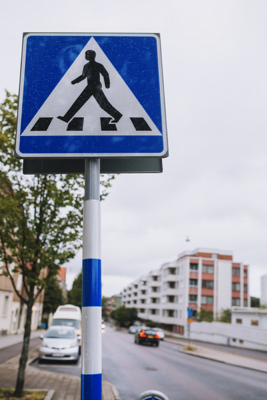
#> input picture ViolaJones/data/images/road125.png, 267 x 400 px; its folder holds only this picture in this run
$ python violajones.py
#> lines starting #> are read from the running program, lines starting #| are printed output that depends on the picture
import cv2
import os
import matplotlib.pyplot as plt
from utils import load_annotations
import random
from sklearn.metrics import confusion_matrix, classification_report
import seaborn as sn
import pandas as pd
import numpy as np
from skimage.transform import integral_image
from skimage.feature import haar_like_feature, haar_like_feature_coord, draw_haar_like_feature
from sklearn.ensemble import RandomForestClassifier
from sklearn.model_selection import train_test_split
from sklearn.metrics import roc_auc_score
from sklearn.neighbors import KNeighborsClassifier


def hasard():
    """
    return the 10 first image with object detected of speedlimitClassifier
    """
    box = ()
    made = 0
    i=0
    names = os.listdir('./data/images')
    classifier = cv2.CascadeClassifier("./data/speedlimitXML/classifier/cascade.xml")
    L = len(names)
    while made<10:
        name = names[i]
        filepath = "./data/images/" + name
        image_to_compare_with = cv2.imread(filepath)
#> image_to_compare_with is the input picture: shape (400, 267, 3); mean B, G, R 173.2, 160.9, 158.3
        image_to_compare_with_resized = cv2.resize(image_to_compare_with, (450, 450))
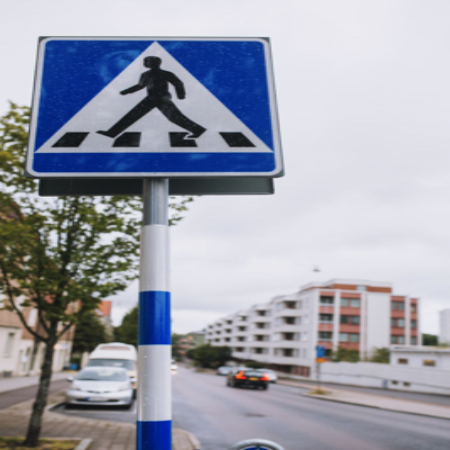
#> image_to_compare_with_resized: shape (450, 450, 3); mean B, G, R 173.1, 160.8, 158.2
        image_to_compare_with_grayscale = cv2.cvtColor(image_to_compare_with_resized, cv2.COLOR_BGR2GRAY)
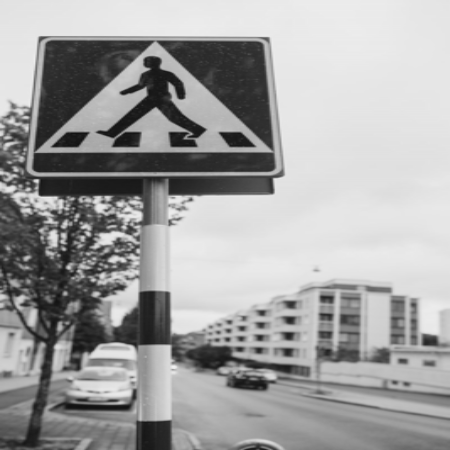
#> image_to_compare_with_grayscale: shape (450, 450); min 17, max 241, mean 161.4
        box = classifier.detectMultiScale(image_to_compare_with_grayscale)
#> box = ()
        i+=1
        if box != ():
            made+=1
            for(x,y,w,h) in box:
                resized=cv2.rectangle(image_to_compare_with_resized,(x,y),(x+w,y+h),(0,255,0),2)
                cv2.imshow('img',resized)
                cv2.waitKey(0)
                cv2.destroyAllWindows()

    return "Done"

# [21 lines left out: function choix, not called in this run]

#> (the run stopped early here; a loop or call above may not have finished)

$ run again, on ViolaJones/data/images/road257.png
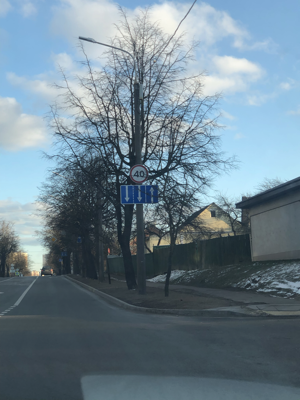
#> input picture ViolaJones/data/images/road257.png, 300 x 400 px
#> in hasard, image_to_compare_with is the input picture: shape (400, 300, 3); mean B, G, R 141.4, 129.1, 109.1
#> in hasard, `image_to_compare_with_resized = cv2.resize(image_to_compare_with, (450..`:
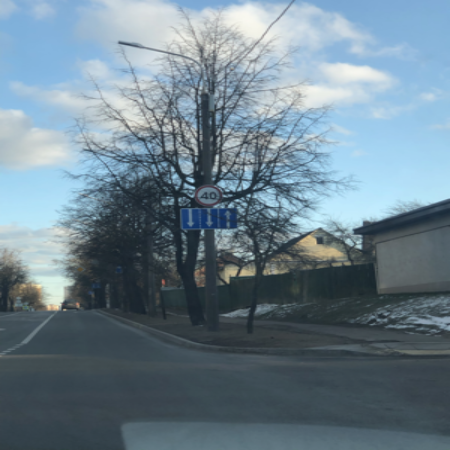
#> image_to_compare_with_resized: shape (450, 450, 3); mean B, G, R 141.3, 129, 109
#> in hasard, `image_to_compare_with_grayscale = cv2.cvtColor(image_to_compare_with_r..`:
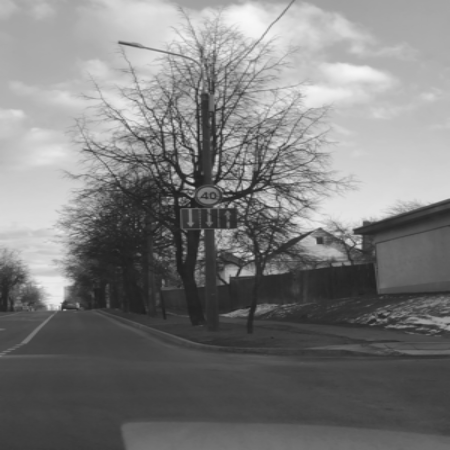
#> image_to_compare_with_grayscale: shape (450, 450); min 30, max 248, mean 124.4
#> box = ()

$ run again, on ViolaJones/data/images/road271.png
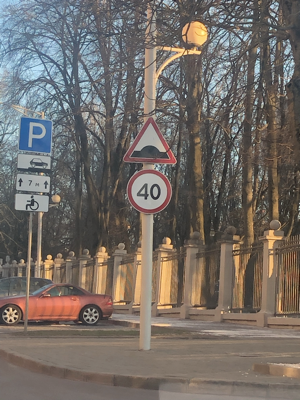
#> input picture ViolaJones/data/images/road271.png, 300 x 400 px
#> in hasard, image_to_compare_with is the input picture: shape (400, 300, 3); mean B, G, R 102.6, 108.2, 115.2
#> in hasard, `image_to_compare_with_resized = cv2.resize(image_to_compare_with, (450..`:
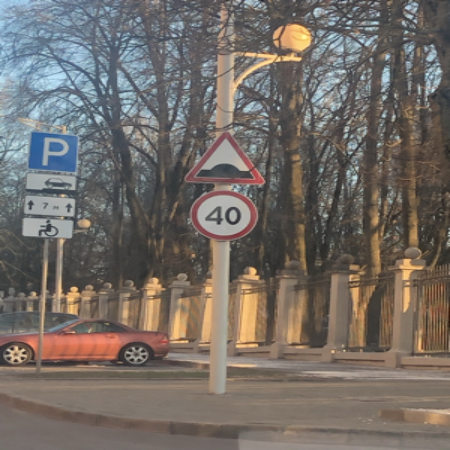
#> image_to_compare_with_resized: shape (450, 450, 3); mean B, G, R 102.5, 108.1, 115
#> in hasard, `image_to_compare_with_grayscale = cv2.cvtColor(image_to_compare_with_r..`:
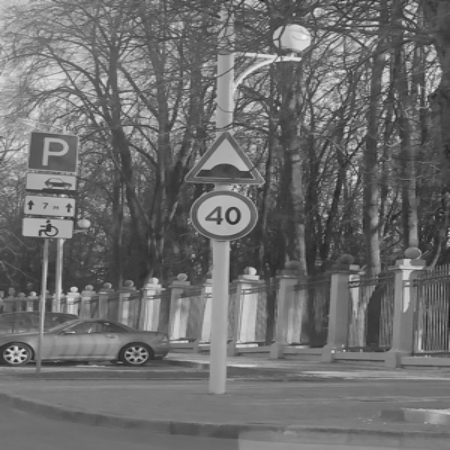
#> image_to_compare_with_grayscale: shape (450, 450); min 24, max 242, mean 109.6
#> box = [[194, 190, 53, 53]]

$ run again, on ViolaJones/data/images/road284.png
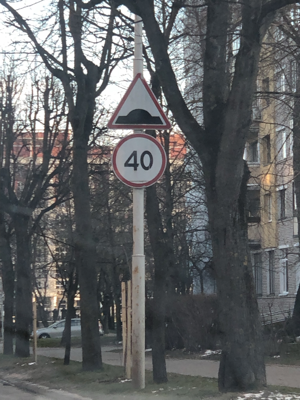
#> input picture ViolaJones/data/images/road284.png, 300 x 400 px
#> in hasard, image_to_compare_with is the input picture: shape (400, 300, 3); mean B, G, R 98.8, 97.4, 95.5
#> in hasard, `image_to_compare_with_resized = cv2.resize(image_to_compare_with, (450..`:
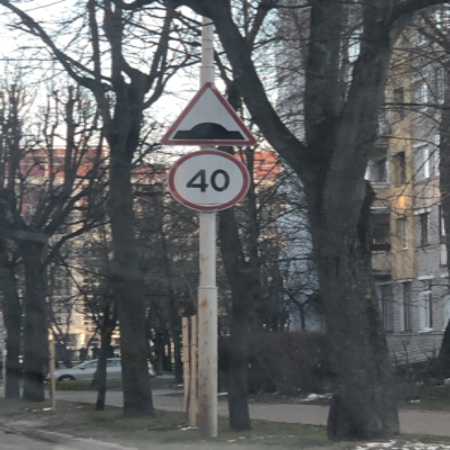
#> image_to_compare_with_resized: shape (450, 450, 3); mean B, G, R 98.6, 97.3, 95.4
#> box = [[171, 148, 65, 65], [197, 152, 57, 57]]

$ run again, on ViolaJones/data/images/road185.png
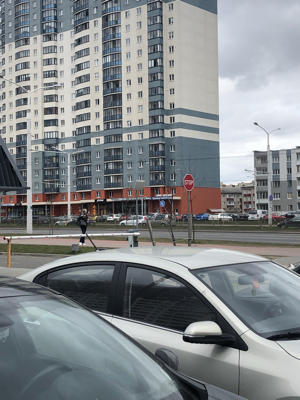
#> input picture ViolaJones/data/images/road185.png, 300 x 400 px
#> in hasard, image_to_compare_with is the input picture: shape (400, 300, 3); mean B, G, R 138.6, 136.4, 132.1
#> in hasard, `image_to_compare_with_resized = cv2.resize(image_to_compare_with, (450..`:
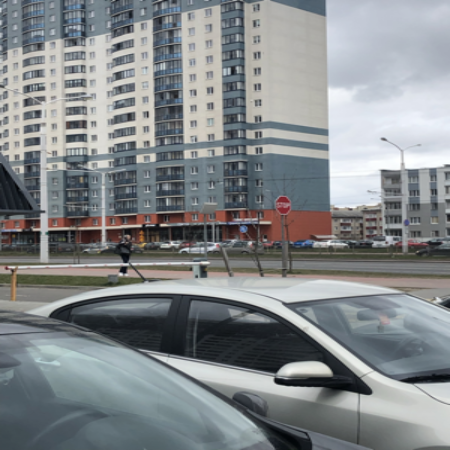
#> image_to_compare_with_resized: shape (450, 450, 3); mean B, G, R 138.5, 136.2, 132
#> in hasard, `image_to_compare_with_grayscale = cv2.cvtColor(image_to_compare_with_r..`:
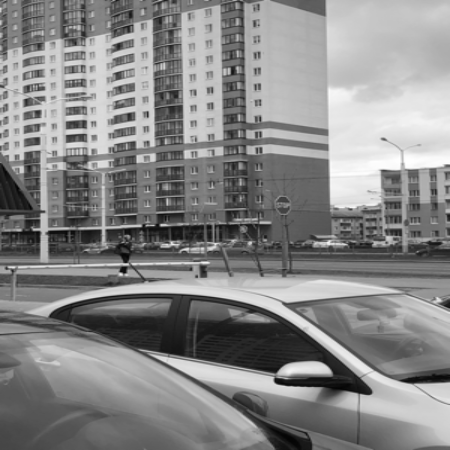
#> image_to_compare_with_grayscale: shape (450, 450); min 2, max 255, mean 135.2
#> box = ()
